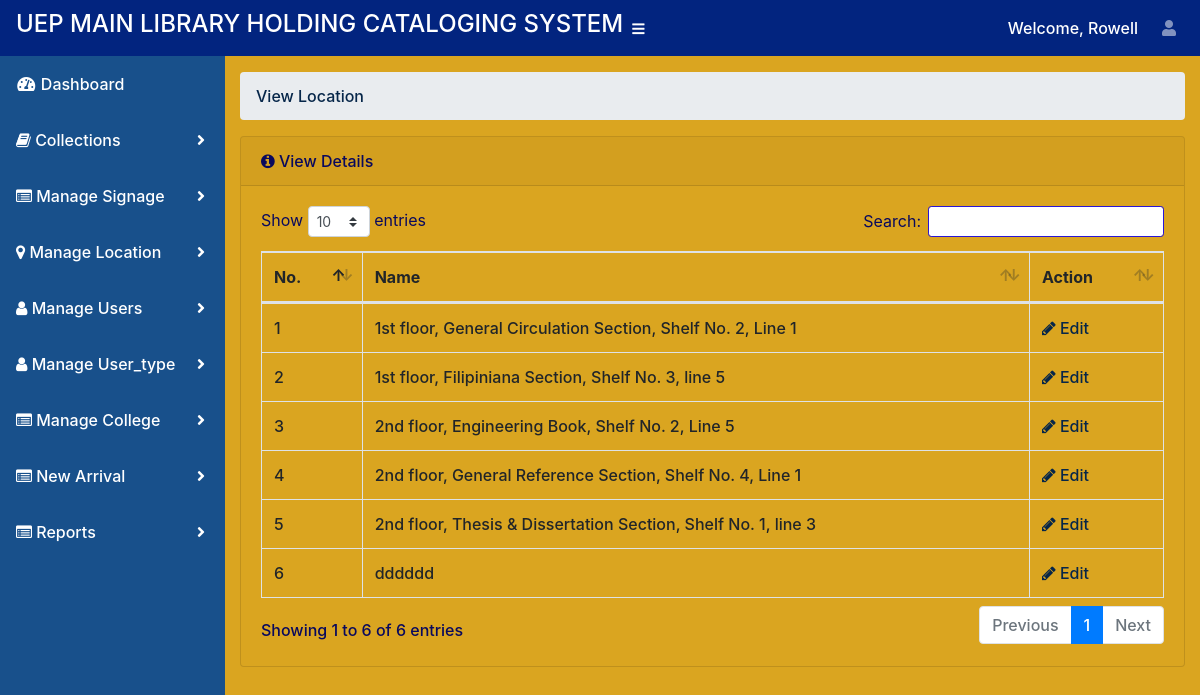
The page /admin/view-location.php (signed in) on the database its author committed.
### tables this page shows
CREATE TABLE `tbl_location` (
  `id` int(11) NOT NULL,
  `location` varchar(255) NOT NULL,
  `created_at` timestamp NOT NULL DEFAULT current_timestamp() ON UPDATE current_timestamp()
);

### admin/view-location.php (the view, shortened to what this page needs)
<?php
include ('../connection.php');
?>
<?php include('include/header.php'); ?>
  <div id="wrapper">
    <?php include('include/side-bar.php'); ?>
    <div id="content-wrapper">
      <div class="container-fluid">
        <ol class="breadcrumb">
          <li class="breadcrumb-item">
            <a href="#">View Location</a>
          </li>
        </ol>
  <div class="card mb-3">
          <div class="card-header">
            <i class="fa fa-info-circle"></i>
            View Details</div>
            <div class="card-body">
            <div class="table-responsive">
              <table class="table table-bordered" id="dataTable" width="100%" cellspacing="0">
                <thead>
                                            <tr>
                                                <th>No.</th>
                                                <th>Name</th>
                                                <th>Action</th>
                                            </tr>
                                        </thead>
                                        <tbody>
										<?php
										$select_query = mysqli_query($data, "select * from tbl_location");
										$sn = 1;
										while($row = mysqli_fetch_array($select_query))
										{
										?>
                                            <tr>
                                                <td><?php echo $sn; ?></td>
                                                <td><?php echo $row['location']; ?></td>
                                                  <td>
                                                  <a href="edit-location.php?id=<?php echo $row['id'];?>"><i class="fa fa-pencil m-r-5"></i> Edit</a>
                                                  </td>
                                                </tr>
										<?php $sn++; } ?>
                                        </tbody>
                                    </table>
                                </div>
                            </div>
                            </div>
    </div>
        </div>
 <?php include('include/footer.php'); ?>

### rows shown on the page
tbl_location: location "1st floor, General Circulation Section, Shelf No. 2, Line 1"
tbl_location: location "1st floor, Filipiniana Section, Shelf No. 3, line 5"
tbl_location: location "2nd floor, Engineering Book, Shelf No. 2, Line 5"
tbl_location: location "2nd floor, General Reference Section, Shelf No. 4, Line 1"
tbl_location: location "2nd floor, Thesis & Dissertation Section, Shelf No. 1, line 3"
tbl_location: location "dddddd"

### other values the page prints
$first_name "Rowell"
